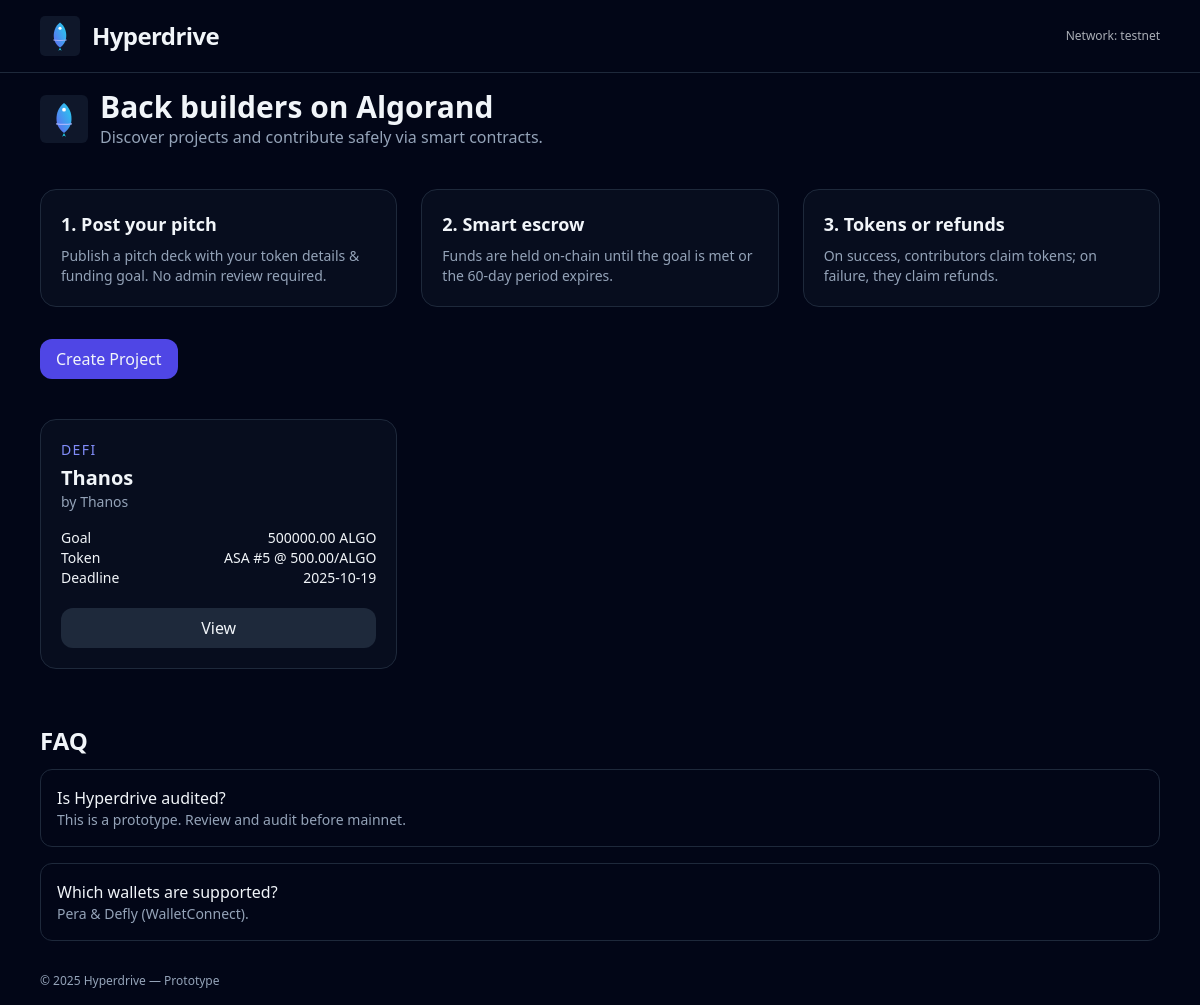
Before: / with the older database file.
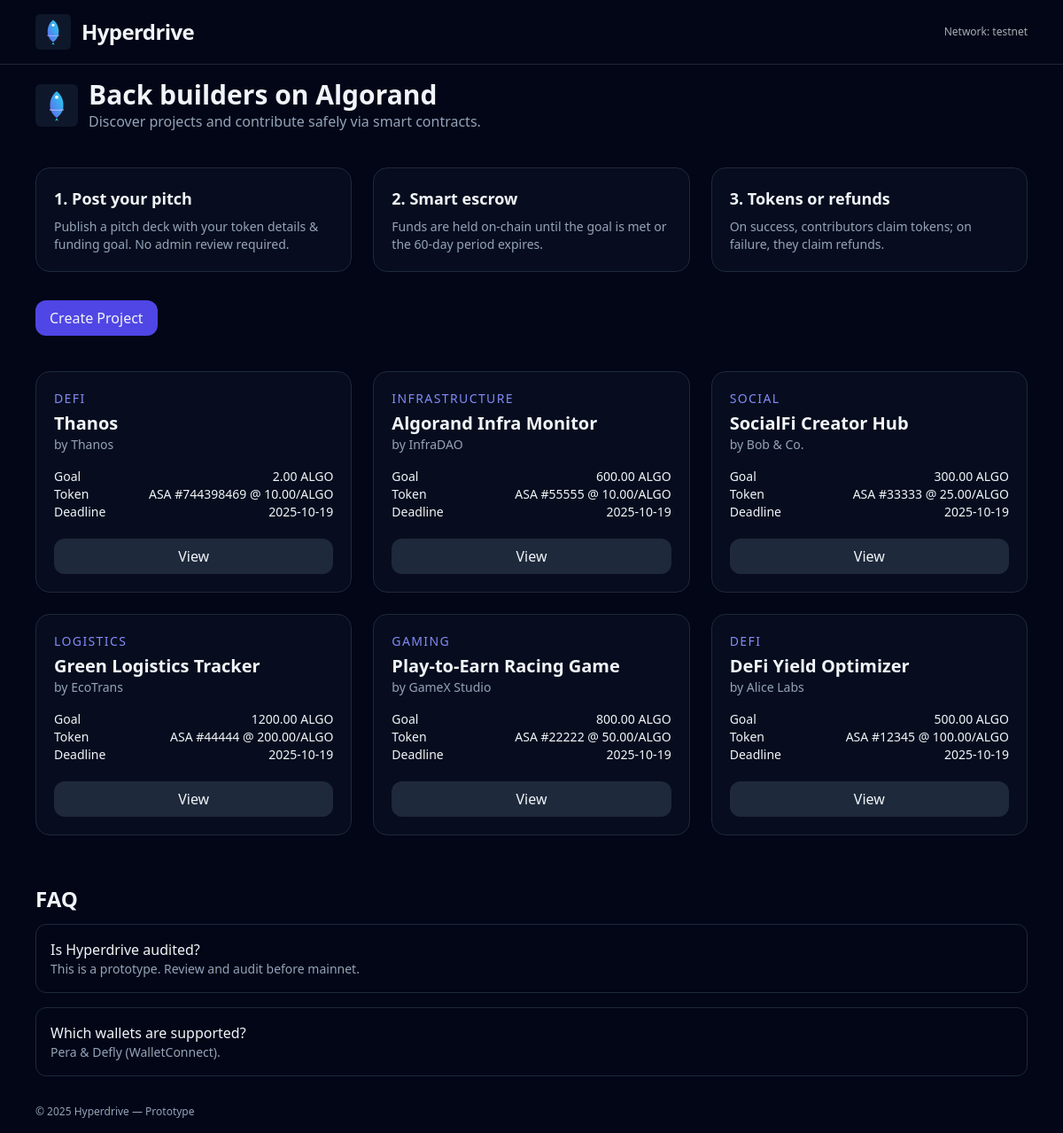
After: the same page with the newer database file.
### backend/models.py (models this page shows)
class Project(Base):
    __tablename__ = "projects"
    id = Column(Integer, primary_key=True, index=True)
    name = Column(String(200), nullable=False)
    creator = Column(String(200), nullable=False)
    category = Column(String(50), nullable=False)
    goal_microalgos = Column(Integer, nullable=False)
    token_asset_id = Column(Integer, nullable=False)
    token_rate_per_algo = Column(Float, nullable=False)  # tokens per ALGO
    token_pool = Column(Integer, nullable=False)
    description = Column(Text, default="")
    problem = Column(Text, default="")
    solution = Column(Text, default="")
    business_model = Column(Text, default="")
    investment_ask = Column(Text, default="")
    incentive_pool = Column(Text, default="")
    contact_email = Column(String(200), default="")
    project_link = Column(String(500), default="")
    created_at = Column(DateTime, default=datetime.utcnow)
    deadline_at = Column(DateTime, nullable=False)
    app_id = Column(Integer, nullable=True)
    escrow_address = Column(String(100), nullable=True)

### backend/app.py (the view)
@app.get("/", response_class=HTMLResponse)
def home(request: Request, db: Session = Depends(get_db)):
    projects = db.query(Project).order_by(Project.created_at.desc()).all()
    return templates.TemplateResponse(
        "index.html",
        {"request": request, "projects": projects, "network": get_network_hint()},
    )

### backend/templates/index.html (shortened to what this page needs)
{% extends "base.html" %}
{% block content %}
<div class="flex flex-col md:flex-row gap-6 md:items-center">
  <div class="flex items-center gap-3">
    <img src="/static/logo.svg" class="h-12 w-12" />
    <div>
      <div class="text-3xl font-semibold">Back builders on Algorand</div>
      <div class="text-slate-400">Discover projects and contribute safely via smart contracts.</div>
    </div>
  </div>
</div>
<section class="mt-10 grid md:grid-cols-3 gap-6">
  <div class="p-5 rounded-2xl border border-slate-800 bg-slate-900/40">
    <div class="text-lg font-semibold mb-2">1. Post your pitch</div>
    <p class="text-slate-400 text-sm">Publish a pitch deck with your token details & funding goal. No admin review required.</p>
  </div>
  <div class="p-5 rounded-2xl border border-slate-800 bg-slate-900/40">
    <div class="text-lg font-semibold mb-2">2. Smart escrow</div>
    <p class="text-slate-400 text-sm">Funds are held on-chain until the goal is met or the 60-day period expires.</p>
  </div>
  <div class="p-5 rounded-2xl border border-slate-800 bg-slate-900/40">
    <div class="text-lg font-semibold mb-2">3. Tokens or refunds</div>
    <p class="text-slate-400 text-sm">On success, contributors claim tokens; on failure, they claim refunds.</p>
  </div>
</section>
<div class="mt-8">
  <a href="/create" class="inline-flex items-center gap-2 px-4 py-2 rounded-xl bg-indigo-600 hover:bg-indigo-500">
    <span class="font-medium">Create Project</span>
  </a>
</div>
<section class="mt-10 grid sm:grid-cols-2 lg:grid-cols-3 gap-6">
  {% for p in projects %}
  <div class="rounded-2xl border border-slate-800 bg-slate-900/40 hover:border-indigo-600 transition">
    <div class="p-5">
      <div class="text-sm uppercase tracking-widest text-indigo-400">{{ p.category }}</div>
      <div class="mt-1 text-xl font-semibold">{{ p.name }}</div>
      <div class="text-sm text-slate-400">by {{ p.creator }}</div>
      <div class="mt-4 text-sm">
        <div class="flex justify-between"><span>Goal</span><span>{{ '%.2f' % (p.goal_microalgos / 1_000_000) }} ALGO</span></div>
        <div class="flex justify-between"><span>Token</span><span>ASA #{{ p.token_asset_id }} @ {{ '%.2f' % p.token_rate_per_algo }}/ALGO</span></div>
        <div class="flex justify-between"><span>Deadline</span><span>{{ p.deadline_at.date() }}</span></div>
      </div>
      <div class="mt-5 flex gap-2">
        <a href="/projects/{{ p.id }}" class="flex-1 text-center px-3 py-2 rounded-xl bg-slate-800 hover:bg-slate-700">View</a>
      </div>
    </div>
  </div>
  {% else %}
  <div class="col-span-3 text-slate-400">No projects yet. Be the first to <a class="underline" href="/create">create one</a>.</div>
  {% endfor %}
</section>
<section class="mt-14">
  <div class="text-2xl font-semibold mb-3">FAQ</div>
  <div class="grid gap-4">
    <div class="p-4 rounded-xl border border-slate-800">
      <div class="font-medium">Is Hyperdrive audited?</div>
      <div class="text-sm text-slate-400">This is a prototype. Review and audit before mainnet.</div>
    </div>
    <div class="p-4 rounded-xl border border-slate-800">
      <div class="font-medium">Which wallets are supported?</div>
      <div class="text-sm text-slate-400">Pera & Defly (WalletConnect).</div>
    </div>
  </div>
</section>
{% endblock %}

### backend/templates/base.html (shortened to what this page needs)
<!doctype html>
<html lang="en">
  <head>
    <script src="https://cdn.tailwindcss.com"></script>
  </head>
  <body class="bg-slate-950 text-slate-100">
    <header class="border-b border-slate-800">
      <div class="max-w-6xl mx-auto flex items-center gap-4 p-4">
        <a href="/" class="flex items-center gap-3 group">
          <img src="/static/logo.svg" class="h-10 w-10" alt="Hyperdrive logo" />
          <h1 class="text-2xl font-bold tracking-tight group-hover:text-indigo-400 transition-colors">Hyperdrive</h1>
        </a>
        <span class="ml-auto text-xs opacity-70">Network: {{ network }}</span>
      </div>
    </header>
    <main class="max-w-6xl mx-auto p-4">
      {% block content %}{% endblock %}
    </main>
    <footer class="max-w-6xl mx-auto p-4 text-xs text-slate-400">
      © 2025 Hyperdrive — Prototype
    </footer>
  </body>
</html>

Changed rows visible on the page:
added Project: category "DEFI", name "Thanos", creator "Thanos", p.goal_microalgos/1_000_000 "2.00", token_asset_id "744398469", token_rate_per_algo "10.00", deadline_at "2025-10-19"
added Project: category "INFRASTRUCTURE", name "Algorand Infra Monitor", creator "InfraDAO", p.goal_microalgos/1_000_000 "600.00", token_asset_id "55555", token_rate_per_algo "10.00", deadline_at "2025-10-19"
added Project: category "SOCIAL", name "SocialFi Creator Hub", creator "Bob & Co.", p.goal_microalgos/1_000_000 "300.00", token_asset_id "33333", token_rate_per_algo "25.00", deadline_at "2025-10-19"
added Project: category "LOGISTICS", name "Green Logistics Tracker", creator "EcoTrans", p.goal_microalgos/1_000_000 "1200.00", token_asset_id "44444", token_rate_per_algo "200.00", deadline_at "2025-10-19"
added Project: category "GAMING", name "Play-to-Earn Racing Game", creator "GameX Studio", p.goal_microalgos/1_000_000 "800.00", token_asset_id "22222", token_rate_per_algo "50.00", deadline_at "2025-10-19"
changed Project: name "Thanos" → "DeFi Yield Optimizer"; creator "Thanos" → "Alice Labs"; p.goal_microalgos/1_000_000 "500000.00" → "500.00"; token_asset_id "5" → "12345"; token_rate_per_algo "500.00" → "100.00"
